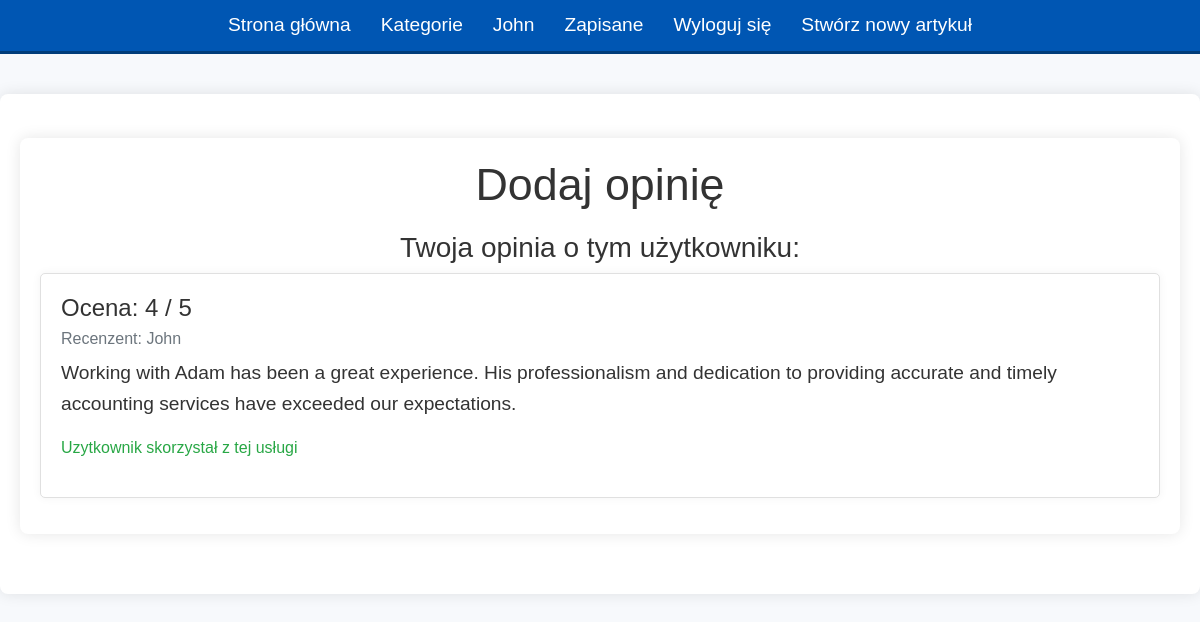
Page /profile/Adam/professional/add/opinion (signed in) on the committed database.
### finance/models.py (models this page shows, shortened)
class User(AbstractUser):
    id = models.AutoField(primary_key=True)
    username = models.CharField(max_length=100, unique=True)
    email = models.EmailField(max_length=254)
    password = models.CharField(max_length=128)
    if_professional = models.BooleanField(default=False)

class Rating_User(models.Model):
    id = models.AutoField(primary_key=True)
    reviewer = models.ForeignKey(User, on_delete=models.CASCADE, related_name="give_rate_professional")
    professional_user = models.ForeignKey(ProfessionalUser, on_delete = models.CASCADE, related_name="give_rate_professional")
    value = models.PositiveSmallIntegerField()
    opinion = models.CharField(max_length=1000)
    if_used = models.BooleanField(default=False)

### finance/views.py (the view, shortened to what this page needs)
# urls.py: path("profile/<str:username>/professional/add/opinion", views.add_opinion, name="add_opinion")
def add_opinion(request, username):
    user = request.user.username
    if user == username:
        return HttpResponse("You cannot give opinion to yourself")
    elif Rating_User.objects.filter(reviewer__username = user, professional_user__user__username = username).exists():
        opinion = Rating_User.objects.filter(reviewer__username = user, professional_user__user__username = username)
        return render (request, 'finance/add_opinion.html',{
            "opinion": opinion,
        })

### finance/templates/finance/add_opinion.html (shortened to what this page needs)
{% extends 'finance/layout.html' %}
{% block body %}
<div class="container mt-4">
    <h1 class="text-center">Dodaj opinię</h1>
    {% if opinion %}
        <div class="opinion-section">
            <h3 class="text-center">Twoja opinia o tym użytkowniku:</h3>
            {% for blog in opinion %}
                <div class="card mb-3">
                    <div class="card-body">
                        <h5 class="card-title">Ocena: {{ blog.value }} / 5</h5>
                        <h6 class="card-subtitle mb-2 text-muted">Recenzent: {{ blog.reviewer.username }}</h6>
                        <p class="card-text">{{ blog.opinion }}</p>
                        {% if blog.if_used %}
                            <p class="text-success">Uzytkownik skorzystał z tej usługi</p>
                        {% else %}
                            <p class="text-danger">Uzytkownik nie korzystał z tej usługi</p>
                        {% endif %}
                    </div>
                </div>
            {% endfor %}
        </div>
    {% endif %}
</div>
{% endblock %}

### finance/templates/finance/layout.html (shortened to what this page needs)
{% load static %}
<!DOCTYPE html>
<html lang="pl">
    <head>
        <link rel="stylesheet" href="https://stackpath.bootstrapcdn.com/bootstrap/4.4.1/css/bootstrap.min.css">
        <link href="{% static 'finance/styles.css' %}" rel="stylesheet">
    </head>
    <body>
        <div class="navbar">
            <span><a href="{% url 'index' %}">Strona główna</a></span>
            <span><a href="{% url 'categories' %}">Kategorie</a></span>
            {% if user.is_authenticated %}
                <span><a href="{% url 'profile' user.username %}" id="user_name">{{ user.username }}</a></span>
                <span><a href="{% url 'view_saved_posts' user.username %}">Zapisane</a></span>
                <span><a href="{% url 'logout_view' %}" id="logout">Wyloguj się</a></span>
                <span><a href="{% url 'create' %}">Stwórz nowy artykuł</a></span>
            {% else %}
                <span><a href="{% url 'login_view' %}">Zaloguj się</a></span>
                <span><a href="{% url 'register' %}">Zarejestruj się</a></span>
            {% endif %}
        </div>
        <div class="container">
            {% block body %}
            {% endblock %}
        </div>
    </body>
</html>

### finance/static/finance/styles.css (style rules this page uses)
body { font-family: 'Arial', sans-serif; background-color: #f7f9fc; color: #333; line-height: 1.6; margin: 0; padding: 0; }
.navbar { display: flex; justify-content: center; background-color: #0056b3; padding: 10px; border-bottom: 3px solid #003d7a; }
.navbar span { margin: 0 15px; }
.navbar a { color: #fff; text-decoration: none; font-size: 1.2em; }
.container { max-width: 1200px; margin: 40px auto; padding: 20px; background-color: #fff; border-radius: 8px; box-shadow: 0 0 15px rgba(0, 0, 0, 0.1); }
h1 { font-size: 2.8em; margin-bottom: 20px; }
.opinion-section { margin-top: 20px; }
.card { border: 1px solid #e0e0e0; border-radius: 5px; box-shadow: 0 0 10px rgba(0, 0, 0, 0.05); }
.card-title { font-size: 1.5em; }
.card-subtitle { font-size: 1em; }
.card-text { font-size: 1.2em; margin-top: 10px; }

### rows in the picture
User: username "John"
Rating_User: value "4", reviewer.username "John", opinion "Working with Adam has been a great experience. His professionalism and dedication to providing accurate and timely accounting services have exceeded our expectations.", if_used "Uzytkownik skorzystał z tej usługi"
